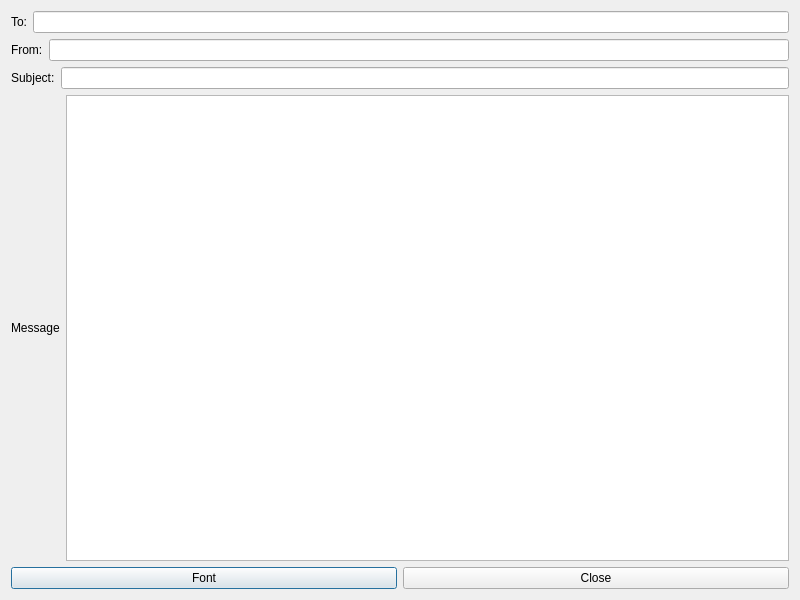
<?xml version="1.0" encoding="UTF-8"?>
<ui version="4.0">
 <class>Dialog</class>
 <widget class="QDialog" name="Dialog">
  <property name="geometry">
   <rect>
    <x>0</x>
    <y>0</y>
    <width>800</width>
    <height>600</height>
   </rect>
  </property>
  <property name="windowTitle">
   <string>Dialog</string>
  </property>
  <layout class="QVBoxLayout" name="verticalLayout">
   <item>
    <layout class="QHBoxLayout" name="horizontalLayout">
     <item>
      <widget class="QLabel" name="label">
       <property name="text">
        <string>To:</string>
       </property>
      </widget>
     </item>
     <item>
      <widget class="QLineEdit" name="lineEdit_to"/>
     </item>
    </layout>
   </item>
   <item>
    <layout class="QHBoxLayout" name="horizontalLayout_2">
     <item>
      <widget class="QLabel" name="label_2">
       <property name="text">
        <string>From:</string>
       </property>
      </widget>
     </item>
     <item>
      <widget class="QLineEdit" name="lineEdit_from"/>
     </item>
    </layout>
   </item>
   <item>
    <layout class="QHBoxLayout" name="horizontalLayout_3">
     <item>
      <widget class="QLabel" name="label_3">
       <property name="text">
        <string>Subject:</string>
       </property>
      </widget>
     </item>
     <item>
      <widget class="QLineEdit" name="lineEdit_subject"/>
     </item>
    </layout>
   </item>
   <item>
    <layout class="QHBoxLayout" name="horizontalLayout_4">
     <item>
      <widget class="QLabel" name="label_4">
       <property name="text">
        <string>Message</string>
       </property>
      </widget>
     </item>
     <item>
      <widget class="QTextEdit" name="textEdit"/>
     </item>
    </layout>
   </item>
   <item>
    <layout class="QHBoxLayout" name="horizontalLayout_5">
     <item>
      <widget class="QPushButton" name="pushButton_send">
       <property name="text">
        <string>Font</string>
       </property>
      </widget>
     </item>
     <item>
      <widget class="QPushButton" name="pushButton_close">
       <property name="text">
        <string>Close</string>
       </property>
      </widget>
     </item>
    </layout>
   </item>
  </layout>
 </widget>
 <resources/>
 <connections/>
</ui>
